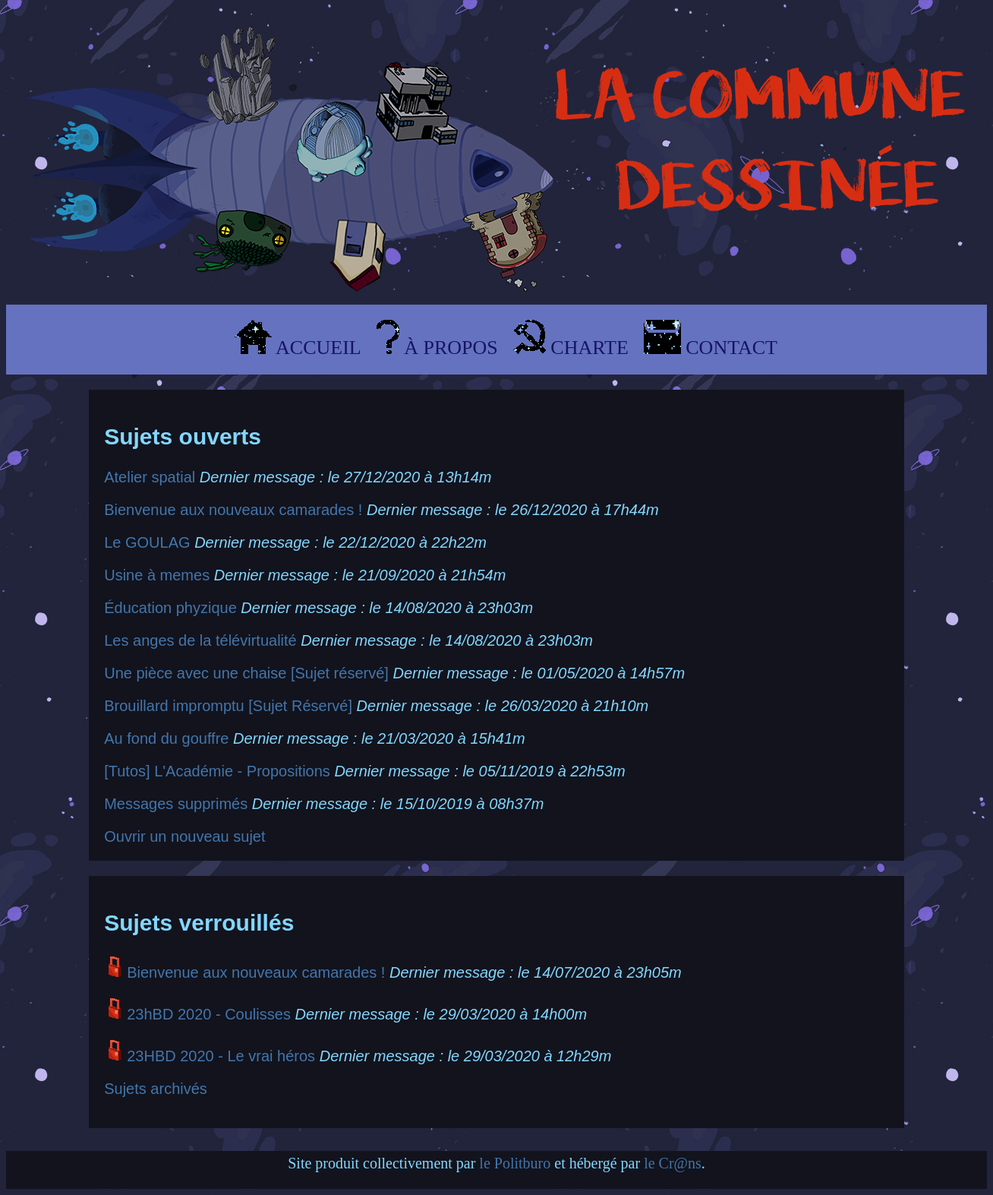
Screenshot of /commune_dessinee/index.php with the database file from the repository.
### tables this page shows
CREATE TABLE `sujets` (
  `id` int(11) NOT NULL,
  `titre` varchar(255) NOT NULL,
  `date_crea` datetime NOT NULL,
  `date_fin` datetime NOT NULL,
  `date_suppr` datetime NOT NULL,
  `archive` int(11) NOT NULL,
  `suppr` tinyint(1) NOT NULL,
  `type` varchar(255) NOT NULL,
  `id_init` int(11) NOT NULL
);

### commune_dessinee/modele/sujets/get_listesujets.php (called while the page is built)
<?php
function get_listesujets($archive,$suppr)
{
    global $bdd;
    $archive = (int) $archive;
    $req = $bdd->prepare('SELECT
                          id,
                          titre,
                          archive,
                          suppr,
                          date_fin,
                          DATE_FORMAT(date_fin, "le %d/%m/%Y à %Hh%im") AS date_f
                          FROM sujets
                          WHERE archive=? AND suppr=?
                          ORDER BY date_fin DESC');
    $req->execute(array($archive,$suppr));
    $sujets = $req->fetchAll();
    return $sujets;
}

### commune_dessinee/vue/sujets/listesujets.php (the view)
<!DOCTYPE html>
<html>
	<?php include("vue/head.php"); ?>
	<body>
		<?php include("vue/headernav.php"); ?>
		<section>
			<h1>Sujets ouverts</h1>
			<?php
			foreach($sujets_actifs as $sujet)
			{
				?>
				<p>
					<?php $idsujet=$sujet['id'] ;?>
					<a href="index.php?section=sujet&id_sujet=<?php echo $idsujet ?>"><?php echo $sujet['titre'] ?></a>
					<em>Dernier message : <?php echo $sujet['date_f']; ?></em>
				</p>
			<?php
			}
			?>
			<a href="ouvrir_sujet.php">Ouvrir un nouveau sujet</a>
		</section>
		<section>
			<h1>Sujets verrouillés</h1>
			<?php
			foreach($sujets_verrouilles as $sujet)
			{
				?>
				<p>
					<?php $idsujet=$sujet['id'] ;?>
					<a href="index.php?section=sujet&id_sujet=<?php echo $idsujet ?>&archive=1"><?php echo $sujet['titre'] ?></a>
					<em>Dernier message : <?php echo $sujet['date_f']; ?></em>
				</p>
			<?php
			}
			?>
			<p><a href="archives.php">Sujets archivés</a></p>
		</section>
		<?php include("vue/footer.php"); ?>
	</body>
</html>

### commune_dessinee/index.php (shortened to what this page needs)
<?php
if (!isset($_GET['section']) OR $_GET['section'] == 'index')
{
    include_once('controle/sujets/listesujets.php');
}elseif( $_GET['section']=='contact' ){
	include_once('vue/articles/contact.php');
}elseif( $_GET['section']=='a_propos'){
	include_once('vue/articles/a_propos.php');
}elseif( $_GET['section']=='charte'){
	include_once('vue/articles/charte.php');
}elseif ( $_GET['section']=='politburo') {
	include_once('vue/articles/politburo.php');
}else{
	include_once('vue/erreur404.php');
}

### commune_dessinee/controle/sujets/listesujets.php
<?php
include_once('modele/sujets/get_listesujets.php');
$sujets_actifs = get_listesujets(0,0);
$sujets_verrouilles = get_listesujets(1,0);
foreach($sujets_actifs as $cle => $sujet)
{
    $sujets_actifs[$cle]['titre'] = htmlspecialchars($sujet['titre']);
    $sujets_actifs[$cle]['date_f'] = nl2br(htmlspecialchars($sujet['date_f']));
}
foreach($sujets_verrouilles as $cle => $sujet)
{
    $sujets_verrouilles[$cle]['titre'] = '<img src="vue/images/cadenas.png">'.htmlspecialchars($sujet['titre']);
    $sujets_verrouilles[$cle]['date_f'] = nl2br(htmlspecialchars($sujet['date_f']));
}
include_once('vue/sujets/listesujets.php');

### commune_dessinee/vue/head.php (shortened to what this page needs)
<head>
	<link rel="stylesheet" href="vue/stylefofococo3.css" />
</head>

### commune_dessinee/vue/headernav.php (shortened to what this page needs)
<header>
	<a href="index.php"><img  id="debut" class="head" src="vue/images/banniere_test.png" alt="Commune Dessinée" title="Commune Dessinée"></a>
</header>
<nav>
	<ul>
		<li> <a href="index.php"><img src="vue/images/accueil_bouton.gif"> Accueil</a></li>
		<li> <a href="index.php?section=a_propos"><img src="vue/images/a_propos_bouton.gif"> À propos</a> </li>
		<li> <a href="index.php?section=charte"><img src="vue/images/charte_bouton.gif"> Charte</a></li>
		<li> <a href="index.php?section=contact"><img src="vue/images/lettre_bouton.gif"> Contact</a></li>
	</ul>
</nav>

### commune_dessinee/vue/footer.php
<footer id="fin">
	Site produit collectivement par <a href="index.php?section=politburo">le Politburo</a> et hébergé par <a href="https://www.crans.org/">le Cr@ns</a>.
</footer>

### commune_dessinee/vue/stylefofococo3.css (style rules this page uses)
header { text-align: center; }
img.head { display: block; margin: 0 auto; }
footer { margin-top: 30px; height: 40px; width: 100%; background-color: #12131d; padding-top: 5px; padding-bottom: 5px; }
body { background-image: url("images/fondfofo.jpg"); color: #83d7ff; font-size: 20px; }
a { color: #4376AC; text-decoration: none; }
nav { background-color: #6572C0; display: inline-block; width: 100%; text-align: center; text-transform: uppercase ; }
nav ul { font-family: trebuchet MS ; }
nav li { display: inline-block; margin-right: 15px; }
nav a { font-size: 1.3em; color: #161560; text-decoration: none; }
section { width: 80%; min-width: 400px; min-height: 150px; background-color: #12131d; font-family: sans-serif; text-align: justify; word-wrap: break-word; overflow: auto; padding: 20px; margin-bottom: 20px; margin-top: 20px; margin-left: auto; margin-right: auto; }
h1 { border: 3px; border-color: #000180; border-radius: 10px; }
footer { text-align: center; }

### rows the page displays
sujets: titre "Atelier spatial", date_f "le 27/12/2020 à 13h14m"
sujets: titre "Bienvenue aux nouveaux camarades !", date_f "le 26/12/2020 à 17h44m"
sujets: titre "Le GOULAG", date_f "le 22/12/2020 à 22h22m"
sujets: titre "Usine à memes", date_f "le 21/09/2020 à 21h54m"
sujets: titre "Éducation phyzique", date_f "le 14/08/2020 à 23h03m"
sujets: titre "Les anges de la télévirtualité", date_f "le 14/08/2020 à 23h03m"
sujets: titre "Une pièce avec une chaise [Sujet réservé]", date_f "le 01/05/2020 à 14h57m"
sujets: titre "Brouillard impromptu [Sujet Réservé]", date_f "le 26/03/2020 à 21h10m"
sujets: titre "Au fond du gouffre", date_f "le 21/03/2020 à 15h41m"
sujets: titre "[Tutos] L'Académie - Propositions", date_f "le 05/11/2019 à 22h53m"
sujets: titre "Messages supprimés", date_f "le 15/10/2019 à 08h37m"
sujets: titre "Bienvenue aux nouveaux camarades !", date_f "le 14/07/2020 à 23h05m"
sujets: titre "23hBD 2020 - Coulisses", date_f "le 29/03/2020 à 14h00m"
sujets: titre "23HBD 2020 - Le vrai héros", date_f "le 29/03/2020 à 12h29m"
